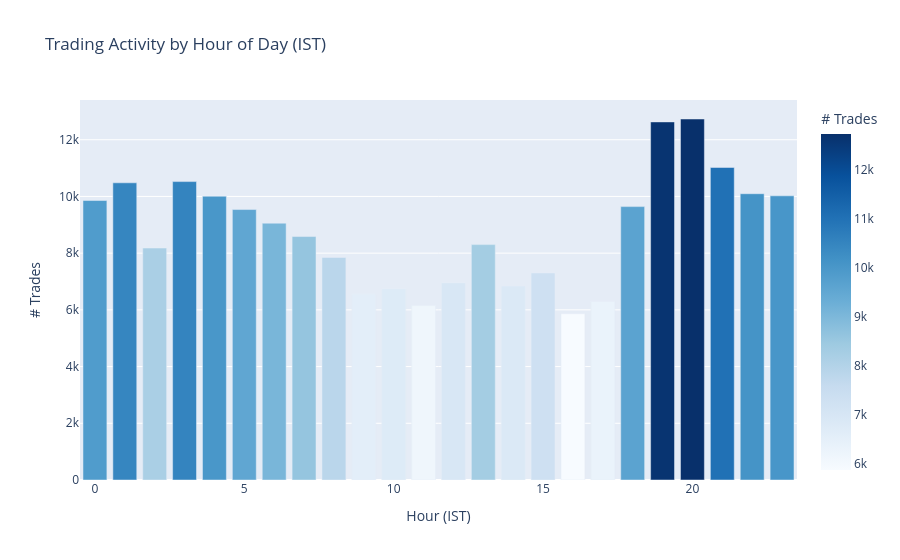

Notebook code cell kept with this figure:
### Code cell
# ── 2g. Intraday trading activity by hour ─────────────────────────────────────
hourly = merged.groupby('hour').size().reset_index(name='trade_count')

fig = px.bar(hourly, x='hour', y='trade_count',
             title='Trading Activity by Hour of Day (IST)',
             labels={'hour':'Hour (IST)','trade_count':'# Trades'},
             color='trade_count', color_continuous_scale='Blues')
fig.show()

### Figure 1 — Plotly figure (JSON) as saved in the notebook; plotly's stock layout.template omitted (floating-point values rounded to 4 significant figures)
{"data": [{"hovertemplate": "Hour (IST)=%{x}<br># Trades=%{marker.color}<extra></extra>", "legendgroup": "", "marker": {"color": [9856, 10481, 8181, 10524, 10009, 9538, 9057, 8585, 7848, 6548, 6745, 6150, 6950, 8301, 6840, 7301, 5865, 6299, 9641, 12628, 12731, 11022, 10096, 10022], "coloraxis": "coloraxis", "pattern": {"shape": ""}}, "name": "", "orientation": "v", "showlegend": false, "textposition": "auto", "type": "bar", "x": [0, 1, 2, 3, 4, 5, 6, 7, 8, 9, 10, 11, 12, 13, 14, 15, 16, 17, 18, 19, 20, 21, 22, 23], "xaxis": "x", "y": [9856, 10481, 8181, 10524, 10009, 9538, 9057, 8585, 7848, 6548, 6745, 6150, 6950, 8301, 6840, 7301, 5865, 6299, 9641, 12628, 12731, 11022, 10096, 10022], "yaxis": "y"}], "layout": {"barmode": "relative", "coloraxis": {"colorbar": {"title": {"text": "# Trades"}}, "colorscale": [[0.0, "rgb(247,251,255)"], [0.125, "rgb(222,235,247)"], [0.25, "rgb(198,219,239)"], [0.375, "rgb(158,202,225)"], [0.5, "rgb(107,174,214)"], [0.625, "rgb(66,146,198)"], [0.75, "rgb(33,113,181)"], [0.875, "rgb(8,81,156)"], [1.0, "rgb(8,48,107)"]]}, "legend": {"tracegroupgap": 0}, "title": {"text": "Trading Activity by Hour of Day (IST)"}, "xaxis": {"anchor": "y", "domain": [0.0, 1.0], "title": {"text": "Hour (IST)"}}, "yaxis": {"anchor": "x", "domain": [0.0, 1.0], "title": {"text": "# Trades"}}}}
